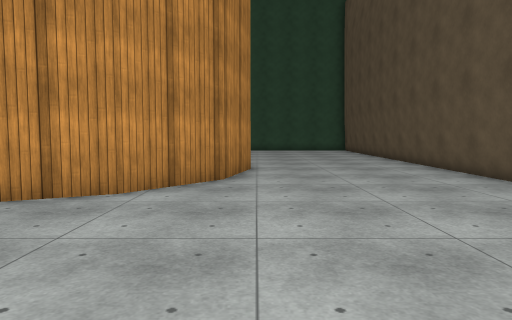
view 1 (above)

20 first-person views from a walk through a Unity game level. The camera is 1.3 m above the floor, tilts 4° down and sees 70° across. The floor is counted in squares, 1 m on a side. Each view is taken from the middle of a square. On the plan, view 1 faces up. The plan holds only what a view shows up to about 15 squares ahead; the rest is blank. The place goes on beyond the plan. Some surface patterns are stand-ins.

view 2
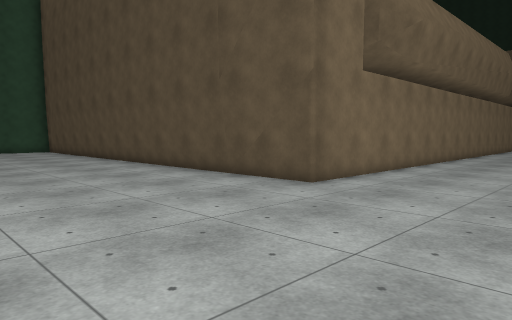

view 3
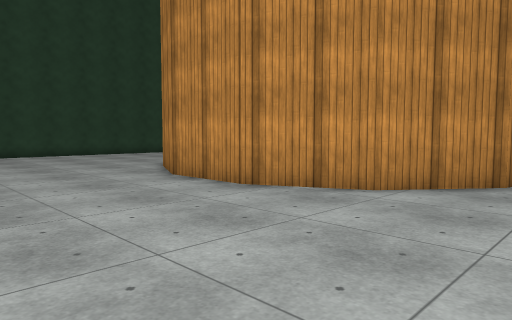

view 4
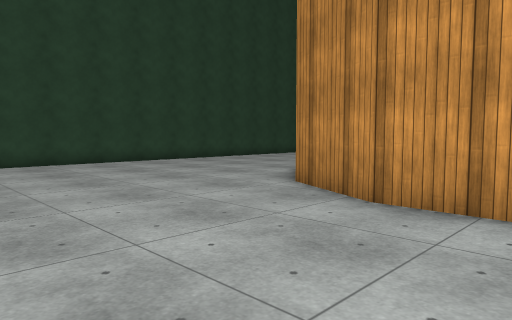

view 5
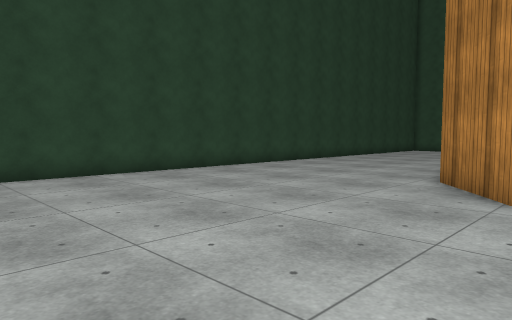

view 6
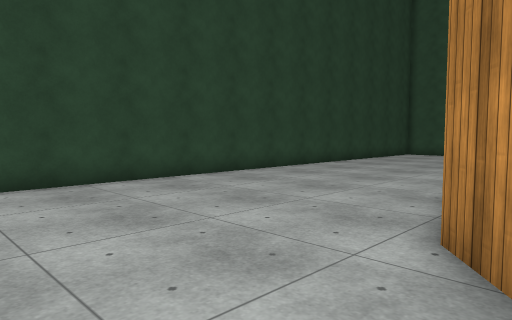

view 7
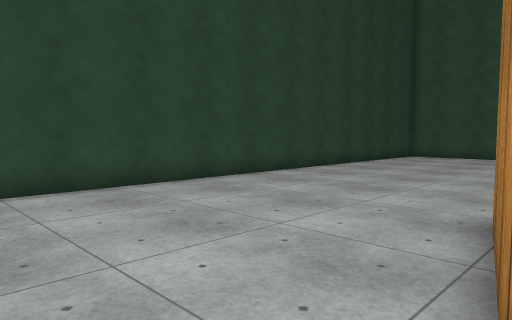

view 8
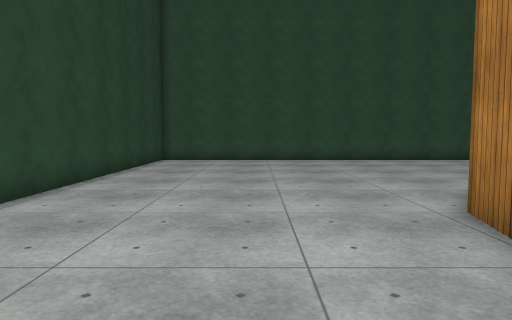

view 9
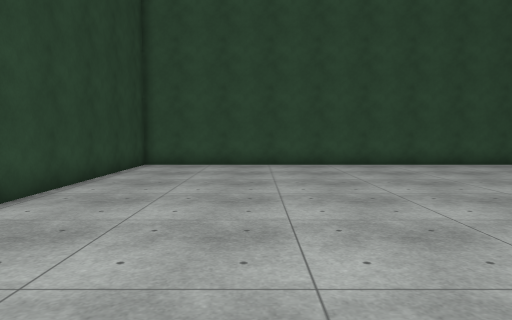

view 10
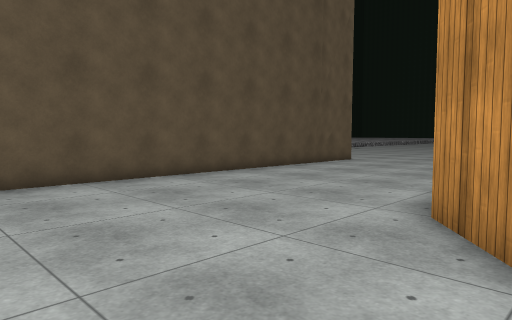

view 11
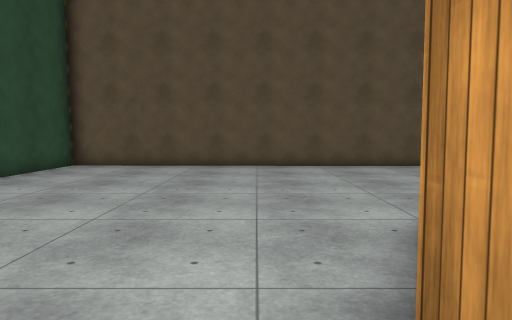

view 12
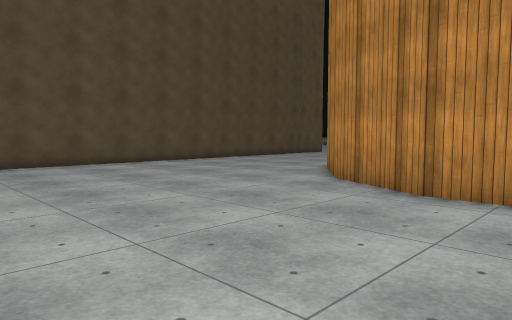

view 13
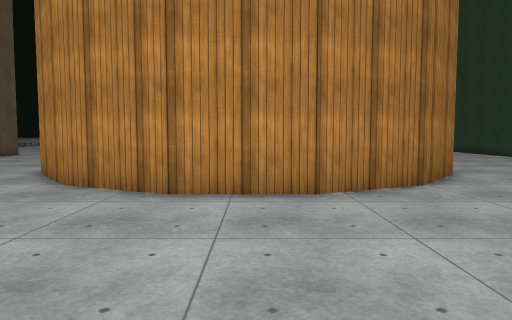

view 14
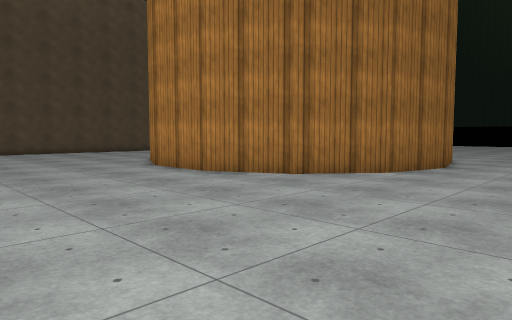

view 15
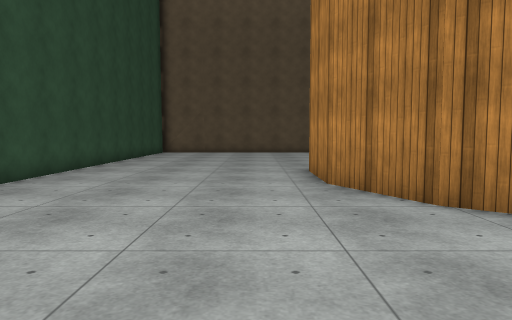

view 16
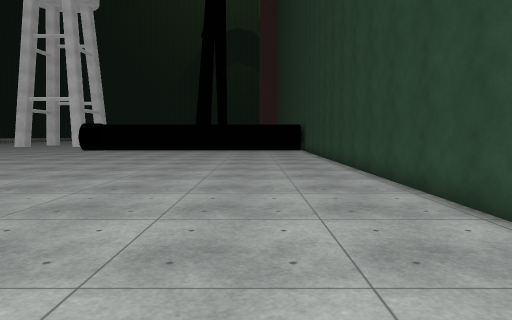

view 17
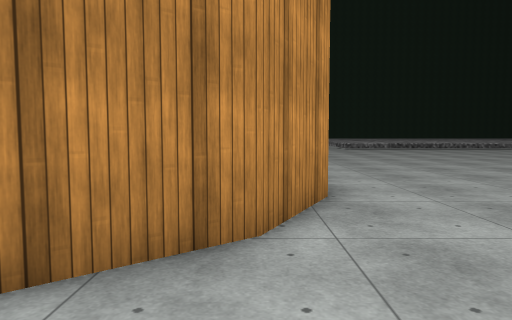

view 18
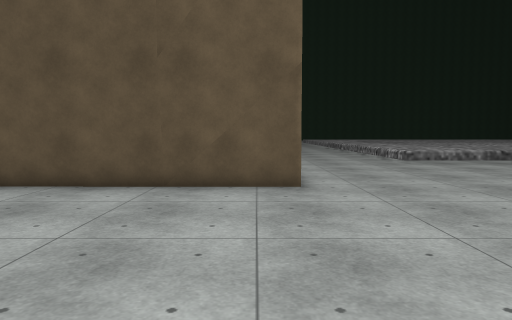

view 19
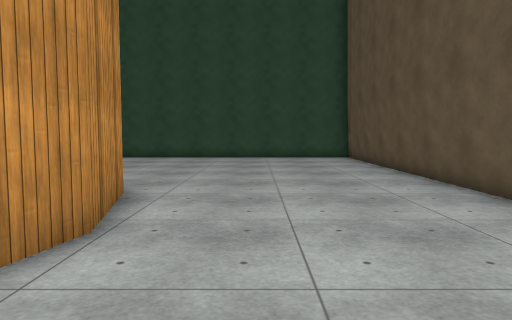

view 20
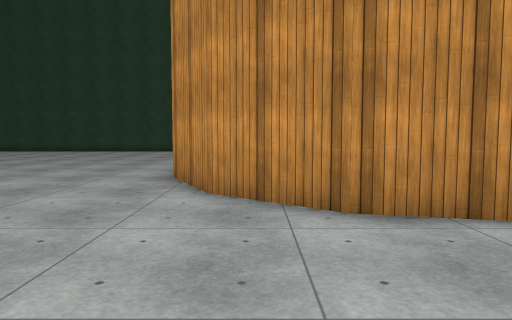

### Floor plan
Points are (right, up) in squares from view 1. A wall is a line through its corners. A room is listed if a view was taken in it or the views show most of it. See-through windows are left out.
Room 1 (views 1, 2, 3, 4, 5, 6, 7, 8, 9, 10, 11, 12, 13, 14, 15, 16, 17, 18, 19, 20)
walls: (-0.2, 13.8) (-0.9, 10.5) (-3, 7.9) (-6, 6.5) (-9.4, 6.5) (-12.4, 7.9) (-14.5, 10.5) (-15.2, 13.8) (-14.5, 17.1) (-12.4, 19.7) (-9.4, 21.1) (-6, 21.1) (-3, 19.7) (-0.9, 17) (-0.2, 13.8); (6.8, 9.2) (6.9, 26.7); (7, 9.3) (7.1, 28.5); (7.1, 7.4) (6.8, 9.4); (7, 28.1) (7.1, 28.9); (14.5, 5.9) (7, 5.9) (7, 9.1); (-22.8, 29) (-22.8, 0)

Positions as (right, up) in squares from view 1, and headings:
1: (0, 0), facing up
2: (-1, 0), facing up-right
3: (1, 0), facing up-left
4: (-6, 0), facing up-left
5: (-11, 0), facing up-left
6: (-13, 6), facing up-left
7: (-14, 8), facing up-left
8: (-18, 11), facing up
9: (-18, 14), facing up
10: (-3, 23), facing down-right
11: (-8, 22), facing right
12: (-9, 29), facing down-right
13: (-8, 29), facing down
14: (-20, 29), facing down-right
15: (-19, 23), facing right
16: (-19, 15), facing down
17: (-17, 8), facing right
18: (-2, 7), facing right
19: (2, 9), facing up
20: (5, 9), facing left
